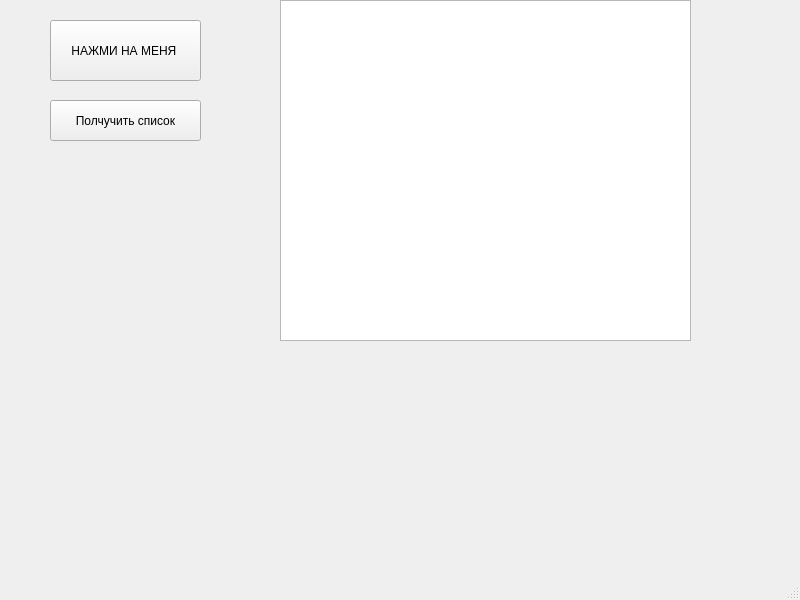
<?xml version="1.0" encoding="UTF-8"?>
<ui version="4.0">
 <class>MainWindow</class>
 <widget class="QMainWindow" name="MainWindow">
  <property name="geometry">
   <rect>
    <x>0</x>
    <y>0</y>
    <width>800</width>
    <height>600</height>
   </rect>
  </property>
  <property name="windowTitle">
   <string>MainWindow</string>
  </property>
  <widget class="QWidget" name="centralwidget">
   <widget class="QPushButton" name="pushButton">
    <property name="geometry">
     <rect>
      <x>50</x>
      <y>20</y>
      <width>151</width>
      <height>61</height>
     </rect>
    </property>
    <property name="text">
     <string>НАЖМИ НА МЕНЯ </string>
    </property>
   </widget>
   <widget class="QTableView" name="tableView">
    <property name="geometry">
     <rect>
      <x>280</x>
      <y>0</y>
      <width>411</width>
      <height>341</height>
     </rect>
    </property>
   </widget>
   <widget class="QPushButton" name="pushButton_2">
    <property name="geometry">
     <rect>
      <x>50</x>
      <y>100</y>
      <width>151</width>
      <height>41</height>
     </rect>
    </property>
    <property name="text">
     <string>Полчучить список</string>
    </property>
   </widget>
  </widget>
  <widget class="QMenuBar" name="menubar">
   <property name="geometry">
    <rect>
     <x>0</x>
     <y>0</y>
     <width>800</width>
     <height>20</height>
    </rect>
   </property>
  </widget>
  <widget class="QStatusBar" name="statusbar"/>
 </widget>
 <resources/>
 <connections/>
</ui>
